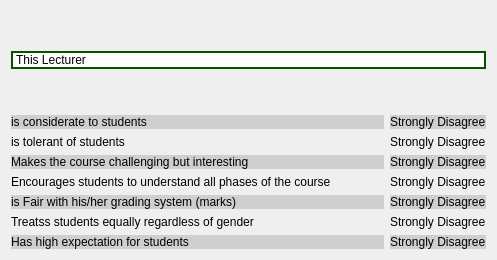
                        <widget class="QWidget" name="page_4">
                         <property name="styleSheet">
                          <string notr="true">font: 11pt &quot;Comic Sans MS&quot;;</string>
                         </property>
                         <layout class="QVBoxLayout" name="verticalLayout_34">
                          <item>
                           <spacer name="verticalSpacer_16">
                            <property name="orientation">
                             <enum>Qt::Vertical</enum>
                            </property>
                            <property name="sizeHint" stdset="0">
                             <size>
                              <width>20</width>
                              <height>40</height>
                             </size>
                            </property>
                           </spacer>
                          </item>
                          <item>
                           <widget class="QLabel" name="label_11">
                            <property name="sizePolicy">
                             <sizepolicy hsizetype="Expanding" vsizetype="MinimumExpanding">
                              <horstretch>0</horstretch>
                              <verstretch>0</verstretch>
                             </sizepolicy>
                            </property>
                            <property name="minimumSize">
                             <size>
                              <width>0</width>
                              <height>0</height>
                             </size>
                            </property>
                            <property name="styleSheet">
                             <string notr="true">background-color: rgb(255, 255, 255);
font: 14pt &quot;Comic Sans MS&quot;;
color: rgb(0, 0, 0);
border: 2px solid rgb(0, 85, 0);</string>
                            </property>
                            <property name="text">
                             <string>This Lecturer</string>
                            </property>
                           </widget>
                          </item>
                          <item>
                           <spacer name="verticalSpacer_7">
                            <property name="orientation">
                             <enum>Qt::Vertical</enum>
                            </property>
                            <property name="sizeHint" stdset="0">
                             <size>
                              <width>20</width>
                              <height>40</height>
                             </size>
                            </property>
                           </spacer>
                          </item>
                          <item>
                           <layout class="QGridLayout" name="gridLayout_2" rowminimumheight="0,0,0,0,0,0,0">
                            <item row="5" column="0">
                             <widget class="QLabel" name="label_20">
                              <property name="styleSheet">
                               <string notr="true"/>
                              </property>
                              <property name="text">
                               <string>Treatss students equally regardless of gender</string>
                              </property>
                             </widget>
                            </item>
                            <item row="4" column="0">
                             <widget class="QLabel" name="label_19">
                              <property name="styleSheet">
                               <string notr="true">background-color: rgb(207, 207, 207);</string>
                              </property>
                              <property name="text">
                               <string>is Fair with his/her grading system (marks)</string>
                              </property>
                             </widget>
                            </item>
                            <item row="2" column="0">
                             <widget class="QLabel" name="label_12">
                              <property name="styleSheet">
                               <string notr="true">background-color: rgb(207, 207, 207);</string>
                              </property>
                              <property name="text">
                               <string>Makes the course challenging but interesting</string>
                              </property>
                             </widget>
                            </item>
                            <item row="1" column="0">
                             <widget class="QLabel" name="label_13">
                              <property name="text">
                               <string>is tolerant of students</string>
                              </property>
                             </widget>
                            </item>
                            <item row="2" column="1" alignment="Qt::AlignHCenter">
                             <widget class="QLabel" name="label_17">
                              <property name="styleSheet">
                               <string notr="true">background-color: rgb(207, 207, 207);</string>
                              </property>
                              <property name="text">
                               <string>Strongly Disagree</string>
                              </property>
                             </widget>
                            </item>
                            <item row="1" column="1" alignment="Qt::AlignHCenter">
                             <widget class="QLabel" name="label_16">
                              <property name="text">
                               <string>Strongly Disagree</string>
                              </property>
                             </widget>
                            </item>
                            <item row="0" column="1" alignment="Qt::AlignHCenter">
                             <widget class="QLabel" name="label_15">
                              <property name="styleSheet">
                               <string notr="true">background-color: rgb(207, 207, 207);</string>
                              </property>
                              <property name="text">
                               <string>Strongly Disagree</string>
                              </property>
                             </widget>
                            </item>
                            <item row="0" column="0">
                             <widget class="QLabel" name="label_14">
                              <property name="styleSheet">
                               <string notr="true">background-color: rgb(207, 207, 207);</string>
                              </property>
                              <property name="text">
                               <string>is considerate to students</string>
                              </property>
                             </widget>
                            </item>
                            <item row="3" column="0">
                             <widget class="QLabel" name="label_18">
                              <property name="text">
                               <string>Encourages students to understand all phases of the course                </string>
                              </property>
                             </widget>
                            </item>
                            <item row="3" column="1" alignment="Qt::AlignHCenter">
                             <widget class="QLabel" name="label_21">
                              <property name="text">
                               <string>Strongly Disagree</string>
                              </property>
                             </widget>
                            </item>
                            <item row="6" column="0">
                             <widget class="QLabel" name="label_22">
                              <property name="styleSheet">
                               <string notr="true">background-color: rgb(207, 207, 207);</string>
                              </property>
                              <property name="text">
                               <string>Has high expectation for students</string>
                              </property>
                             </widget>
                            </item>
                            <item row="4" column="1" alignment="Qt::AlignHCenter">
                             <widget class="QLabel" name="label_23">
                              <property name="styleSheet">
                               <string notr="true">background-color: rgb(207, 207, 207);</string>
                              </property>
                              <property name="text">
                               <string>Strongly Disagree</string>
                              </property>
                             </widget>
                            </item>
                            <item row="5" column="1" alignment="Qt::AlignHCenter">
                             <widget class="QLabel" name="label_24">
                              <property name="text">
                               <string>Strongly Disagree</string>
                              </property>
                             </widget>
                            </item>
                            <item row="6" column="1" alignment="Qt::AlignHCenter">
                             <widget class="QLabel" name="label_25">
                              <property name="styleSheet">
                               <string notr="true">background-color: rgb(207, 207, 207);</string>
                              </property>
                              <property name="text">
                               <string>Strongly Disagree</string>
                              </property>
                             </widget>
                            </item>
                           </layout>
                          </item>
                         </layout>
                        </widget>
